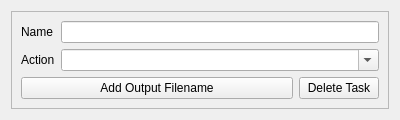
<?xml version="1.0" encoding="UTF-8"?>
<ui version="4.0">
 <class>Form</class>
 <widget class="QWidget" name="Form">
  <property name="geometry">
   <rect>
    <x>0</x>
    <y>0</y>
    <width>400</width>
    <height>117</height>
   </rect>
  </property>
  <property name="windowTitle">
   <string>Form</string>
  </property>
  <layout class="QVBoxLayout" name="verticalLayout">
   <item alignment="Qt::AlignTop">
    <widget class="QFrame" name="frame">
     <property name="frameShape">
      <enum>QFrame::StyledPanel</enum>
     </property>
     <property name="frameShadow">
      <enum>QFrame::Raised</enum>
     </property>
     <layout class="QVBoxLayout" name="verticalLayout_2">
      <item>
       <widget class="QFrame" name="frame_3">
        <property name="frameShape">
         <enum>QFrame::NoFrame</enum>
        </property>
        <property name="frameShadow">
         <enum>QFrame::Raised</enum>
        </property>
        <layout class="QVBoxLayout" name="verticalLayout_3">
         <property name="leftMargin">
          <number>0</number>
         </property>
         <property name="topMargin">
          <number>0</number>
         </property>
         <property name="rightMargin">
          <number>0</number>
         </property>
         <property name="bottomMargin">
          <number>0</number>
         </property>
         <item>
          <layout class="QFormLayout" name="formLayout">
           <item row="1" column="0">
            <widget class="QLabel" name="label_2">
             <property name="text">
              <string>Action</string>
             </property>
            </widget>
           </item>
           <item row="1" column="1">
            <widget class="QComboBox" name="actionsComboBox">
             <property name="editable">
              <bool>true</bool>
             </property>
             <property name="insertPolicy">
              <enum>QComboBox::NoInsert</enum>
             </property>
             <property name="placeholderText">
              <string/>
             </property>
            </widget>
           </item>
           <item row="0" column="0">
            <widget class="QLabel" name="label">
             <property name="text">
              <string>Name</string>
             </property>
            </widget>
           </item>
           <item row="0" column="1">
            <widget class="QLineEdit" name="nameEdit">
             <property name="toolTip">
              <string>The name of the batch to be displayed in deadline.</string>
             </property>
            </widget>
           </item>
          </layout>
         </item>
        </layout>
       </widget>
      </item>
      <item>
       <layout class="QHBoxLayout" name="horizontalLayout">
        <item>
         <widget class="QPushButton" name="addOutputFilenameButton">
          <property name="sizePolicy">
           <sizepolicy hsizetype="Expanding" vsizetype="Fixed">
            <horstretch>0</horstretch>
            <verstretch>0</verstretch>
           </sizepolicy>
          </property>
          <property name="text">
           <string>Add Output Filename</string>
          </property>
          <property name="icon">
           <iconset resource="../../../assets/resource_files/resources.qrc">
            <normaloff>:/icons/new.png</normaloff>:/icons/new.png</iconset>
          </property>
         </widget>
        </item>
        <item>
         <widget class="QPushButton" name="deleteButton">
          <property name="text">
           <string>Delete Task</string>
          </property>
          <property name="icon">
           <iconset resource="../../../assets/resource_files/resources.qrc">
            <normaloff>:/icons/delete.png</normaloff>:/icons/delete.png</iconset>
          </property>
         </widget>
        </item>
       </layout>
      </item>
     </layout>
    </widget>
   </item>
  </layout>
 </widget>
 <resources>
  <include location="../../../assets/resource_files/resources.qrc"/>
 </resources>
 <connections/>
</ui>
